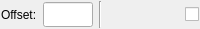
<?xml version="1.0" encoding="UTF-8"?>
<ui version="4.0">
 <class>Ui_ShapeTextOptions</class>
 <widget class="QWidget" name="Ui_ShapeTextOptions">
  <property name="geometry">
   <rect>
    <x>0</x>
    <y>0</y>
    <width>200</width>
    <height>29</height>
   </rect>
  </property>
  <property name="sizePolicy">
   <sizepolicy hsizetype="Ignored" vsizetype="Fixed">
    <horstretch>0</horstretch>
    <verstretch>0</verstretch>
   </sizepolicy>
  </property>
  <property name="minimumSize">
   <size>
    <width>200</width>
    <height>22</height>
   </size>
  </property>
  <property name="maximumSize">
   <size>
    <width>200</width>
    <height>30</height>
   </size>
  </property>
  <property name="windowTitle">
   <string>Shape Text Options</string>
  </property>
  <layout class="QHBoxLayout">
   <property name="leftMargin">
    <number>1</number>
   </property>
   <property name="topMargin">
    <number>1</number>
   </property>
   <property name="rightMargin">
    <number>1</number>
   </property>
   <property name="bottomMargin">
    <number>1</number>
   </property>
   <item>
    <widget class="QLabel" name="lOffset">
     <property name="text">
      <string>Offset:</string>
     </property>
     <property name="wordWrap">
      <bool>false</bool>
     </property>
    </widget>
   </item>
   <item>
    <widget class="QLineEdit" name="leOffset">
     <property name="sizePolicy">
      <sizepolicy hsizetype="Fixed" vsizetype="Fixed">
       <horstretch>0</horstretch>
       <verstretch>0</verstretch>
      </sizepolicy>
     </property>
     <property name="maximumSize">
      <size>
       <width>50</width>
       <height>25</height>
      </size>
     </property>
    </widget>
   </item>
   <item>
    <widget class="Line" name="sep1">
     <property name="sizePolicy">
      <sizepolicy hsizetype="Fixed" vsizetype="Minimum">
       <horstretch>0</horstretch>
       <verstretch>0</verstretch>
      </sizepolicy>
     </property>
     <property name="frameShape">
      <enum>QFrame::VLine</enum>
     </property>
     <property name="frameShadow">
      <enum>QFrame::Sunken</enum>
     </property>
    </widget>
   </item>
   <item>
    <widget class="QCheckBox" name="cbReversed">
     <property name="sizePolicy">
      <sizepolicy hsizetype="Expanding" vsizetype="Expanding">
       <horstretch>0</horstretch>
       <verstretch>0</verstretch>
      </sizepolicy>
     </property>
     <property name="layoutDirection">
      <enum>Qt::RightToLeft</enum>
     </property>
     <property name="text">
      <string/>
     </property>
     <property name="icon">
      <iconset resource="../../../res/extui/extui.qrc">
       <normaloff>:/extui/reverse.png</normaloff>:/extui/reverse.png</iconset>
     </property>
     <property name="iconSize">
      <size>
       <width>24</width>
       <height>24</height>
      </size>
     </property>
     <property name="autoRepeatDelay">
      <number>300</number>
     </property>
    </widget>
   </item>
  </layout>
 </widget>
 <layoutdefault spacing="6" margin="11"/>
 <resources>
  <include location="../../../res/extui/extui.qrc"/>
 </resources>
 <connections>
  <connection>
   <sender>leOffset</sender>
   <signal>textChanged(QString)</signal>
   <receiver>Ui_ShapeTextOptions</receiver>
   <slot>updateOffset(QString)</slot>
   <hints>
    <hint type="sourcelabel">
     <x>74</x>
     <y>20</y>
    </hint>
    <hint type="destinationlabel">
     <x>20</x>
     <y>20</y>
    </hint>
   </hints>
  </connection>
  <connection>
   <sender>cbReversed</sender>
   <signal>toggled(bool)</signal>
   <receiver>Ui_ShapeTextOptions</receiver>
   <slot>updateReversed(bool)</slot>
   <hints>
    <hint type="sourcelabel">
     <x>170</x>
     <y>8</y>
    </hint>
    <hint type="destinationlabel">
     <x>145</x>
     <y>6</y>
    </hint>
   </hints>
  </connection>
 </connections>
 <slots>
  <slot>updateReversed(bool)</slot>
 </slots>
</ui>
